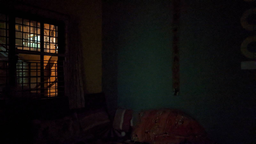
#> input picture test.png, 256 x 144 px, shrunk from 1600 x 900 before the run
$ python main.py
#> lines starting #> are read from the running program, lines starting #| are printed output that depends on the picture
#> further down, image is the input picture: shape (144, 256, 3); mean B, G, R 12.7, 13.3, 16.7
### nightlight.py
import cv2
import numpy as np

def process(img):
    alpha_beta = 3.5

    added_image = cv2.addWeighted(img,alpha_beta,img,alpha_beta,0)
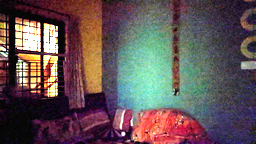
#> added_image: shape (144, 256, 3); mean B, G, R 84.4, 83.6, 99.5
    #added_image = cv2.GaussianBlur(added_image,(5,5),cv2.BORDER_DEFAULT)
    #added_image = cv2.detailEnhance(added_image, sigma_s=1, sigma_r=10000)
    added_image = cv2.fastNlMeansDenoisingColored(added_image,None,10,10,5,100)
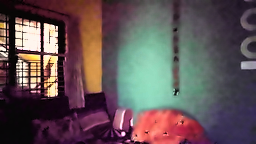
#> added_image: shape (144, 256, 3); mean B, G, R 84.6, 82.7, 97.9

    return added_image

### main.py
import cv2
from nightlight import process

image = cv2.imread('test.png')

cv2.imshow("brightend Image", process(image))
